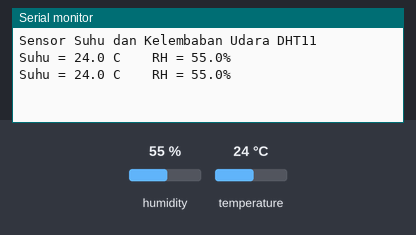
The sketch below on a simulated Arduino Uno, built with avr-gcc and run on an emulated ATmega328P. Parts: the last lines printed to the serial monitor. The test bench sets the inputs (shaded band); at power-on: humidity 55 %, temperature 24 °C.

Above: at 2.2 s.
2.3 s: humidity set to 22 %
At 3.6 s:
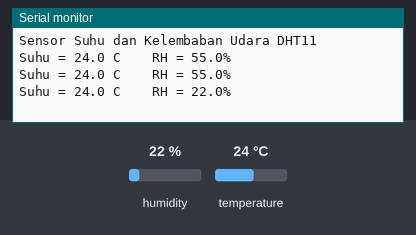
3.8 s: temperature set to 12 °C
At 4.5 s:
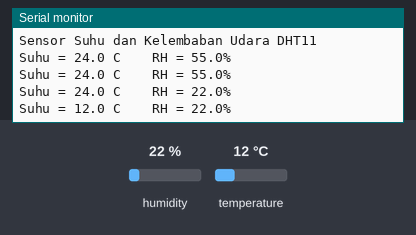
5.3 s: humidity set to 40 %
At 6.6 s:
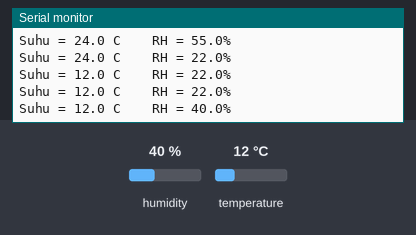
Timing chart, 0 to 8.3 s (numbered marks = the images above; inputs shaded):
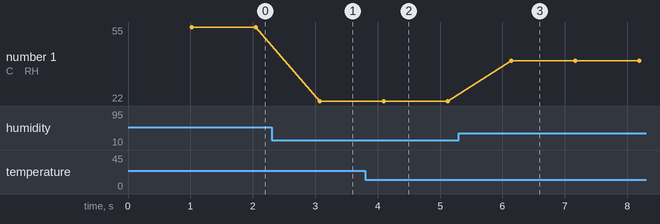

The sketch:

DHT11_Nodemcu.ino
```cpp
/*  3 Mei 2020
  ============================
  rafiqulhakim.blogspot.com
  ============================
*/

#include <dht.h>
#define sensor 14 // deklarasi kaki data dht11 ke pin 14 atau D5 nodemcu
dht DHT;

void setup() {
  Serial.begin(9600);
  Serial.println("Sensor Suhu dan Kelembaban Udara DHT11\n\n");
  delay(1000);
}

void loop() {
  DHT.read11(sensor);
  Serial.print("Suhu = ");
  Serial.print(DHT.temperature, 1);
  Serial.print(" C\t\t");
  Serial.print("RH = ");
  Serial.print(DHT.humidity, 1);
  Serial.println("%");
  delay(1000);
}
```

Measured:
- after the input at 2.3 s, the serial monitor: prints a new line after 0.77 s (image 1)
- after the input at 3.8 s, the serial monitor: prints a new line after 0.30 s (image 2)
- after the input at 5.3 s, the serial monitor: prints a new line after 0.84 s (image 3)
- plotted number 1: 55 → 22 after the input at 2.3 s, 22 → 40 after the input at 5.3 s
